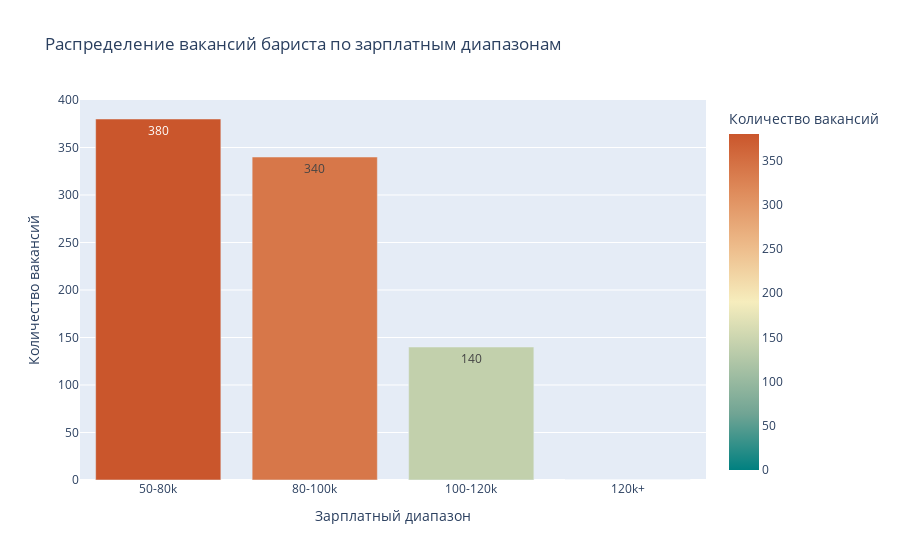

The notebook cell saved with this chart:
### Code cell
import pandas as pd
import plotly.express as px

df = pd.DataFrame(vacancies, columns=["Вакансия", "Зарплата"])
df = df[(df["Зарплата"] >= 50000) & (df["Зарплата"] <= 200000)]

# Определяем диапазоны зарплат
df["Диапазон зарплат"] = pd.cut(df["Зарплата"], bins=[50000, 80000, 100000, 120000, 200000], labels=["50-80k", "80-100k", "100-120k", "120k+"])

# Группировка по диапазонам и подсчет количества вакансий 
df_barista_grouped_1 = df["Диапазон зарплат"].value_counts().reset_index() # Считаем количество вакансий в диапазоне
df_barista_grouped_1.columns = ["Диапазон зарплат", "Количество вакансий"]
df_barista_grouped_1 = df_barista_grouped_1.sort_values("Диапазон зарплат") # Сортируем значения

fig_bar_diap = px.bar(
    df_barista_grouped_1,
    x="Диапазон зарплат",
    y="Количество вакансий",
    title="Распределение вакансий бариста по зарплатным диапазонам",
    labels={"Количество вакансий": "Количество вакансий", "Диапазон зарплат": "Зарплатный диапазон"},
    color="Количество вакансий",
    color_continuous_scale="geyser",
    text_auto=True
)
fig_bar_diap.update_layout(height=500)
fig_bar_diap.show()

### Figure 1 — Plotly figure (JSON) as saved in the notebook; plotly's stock layout.template omitted (floating-point values rounded to 4 significant figures)
{"data": [{"alignmentgroup": "True", "hovertemplate": "Зарплатный диапазон=%{x}<br>Количество вакансий=%{marker.color}<extra></extra>", "legendgroup": "", "marker": {"color": [380, 340, 140, 0], "coloraxis": "coloraxis", "pattern": {"shape": ""}}, "name": "", "offsetgroup": "", "orientation": "v", "showlegend": false, "textposition": "auto", "texttemplate": "%{y}", "type": "bar", "x": ["50-80k", "80-100k", "100-120k", "120k+"], "xaxis": "x", "y": [380, 340, 140, 0], "yaxis": "y"}], "layout": {"autosize": true, "barmode": "relative", "coloraxis": {"colorbar": {"title": {"text": "Количество вакансий"}}, "colorscale": [[0, "rgb(0, 128, 128)"], [0.1667, "rgb(112, 164, 148)"], [0.3333, "rgb(180, 200, 168)"], [0.5, "rgb(246, 237, 189)"], [0.6667, "rgb(237, 187, 138)"], [0.8333, "rgb(222, 138, 90)"], [1, "rgb(202, 86, 44)"]]}, "legend": {"tracegroupgap": 0}, "title": {"text": "Распределение вакансий бариста по зарплатным диапазонам"}, "xaxis": {"anchor": "y", "autorange": true, "domain": [0, 1], "range": [-0.5, 3.5], "title": {"text": "Зарплатный диапазон"}, "type": "category"}, "yaxis": {"anchor": "x", "autorange": true, "domain": [0, 1], "range": [0, 400], "title": {"text": "Количество вакансий"}, "type": "linear"}}}
